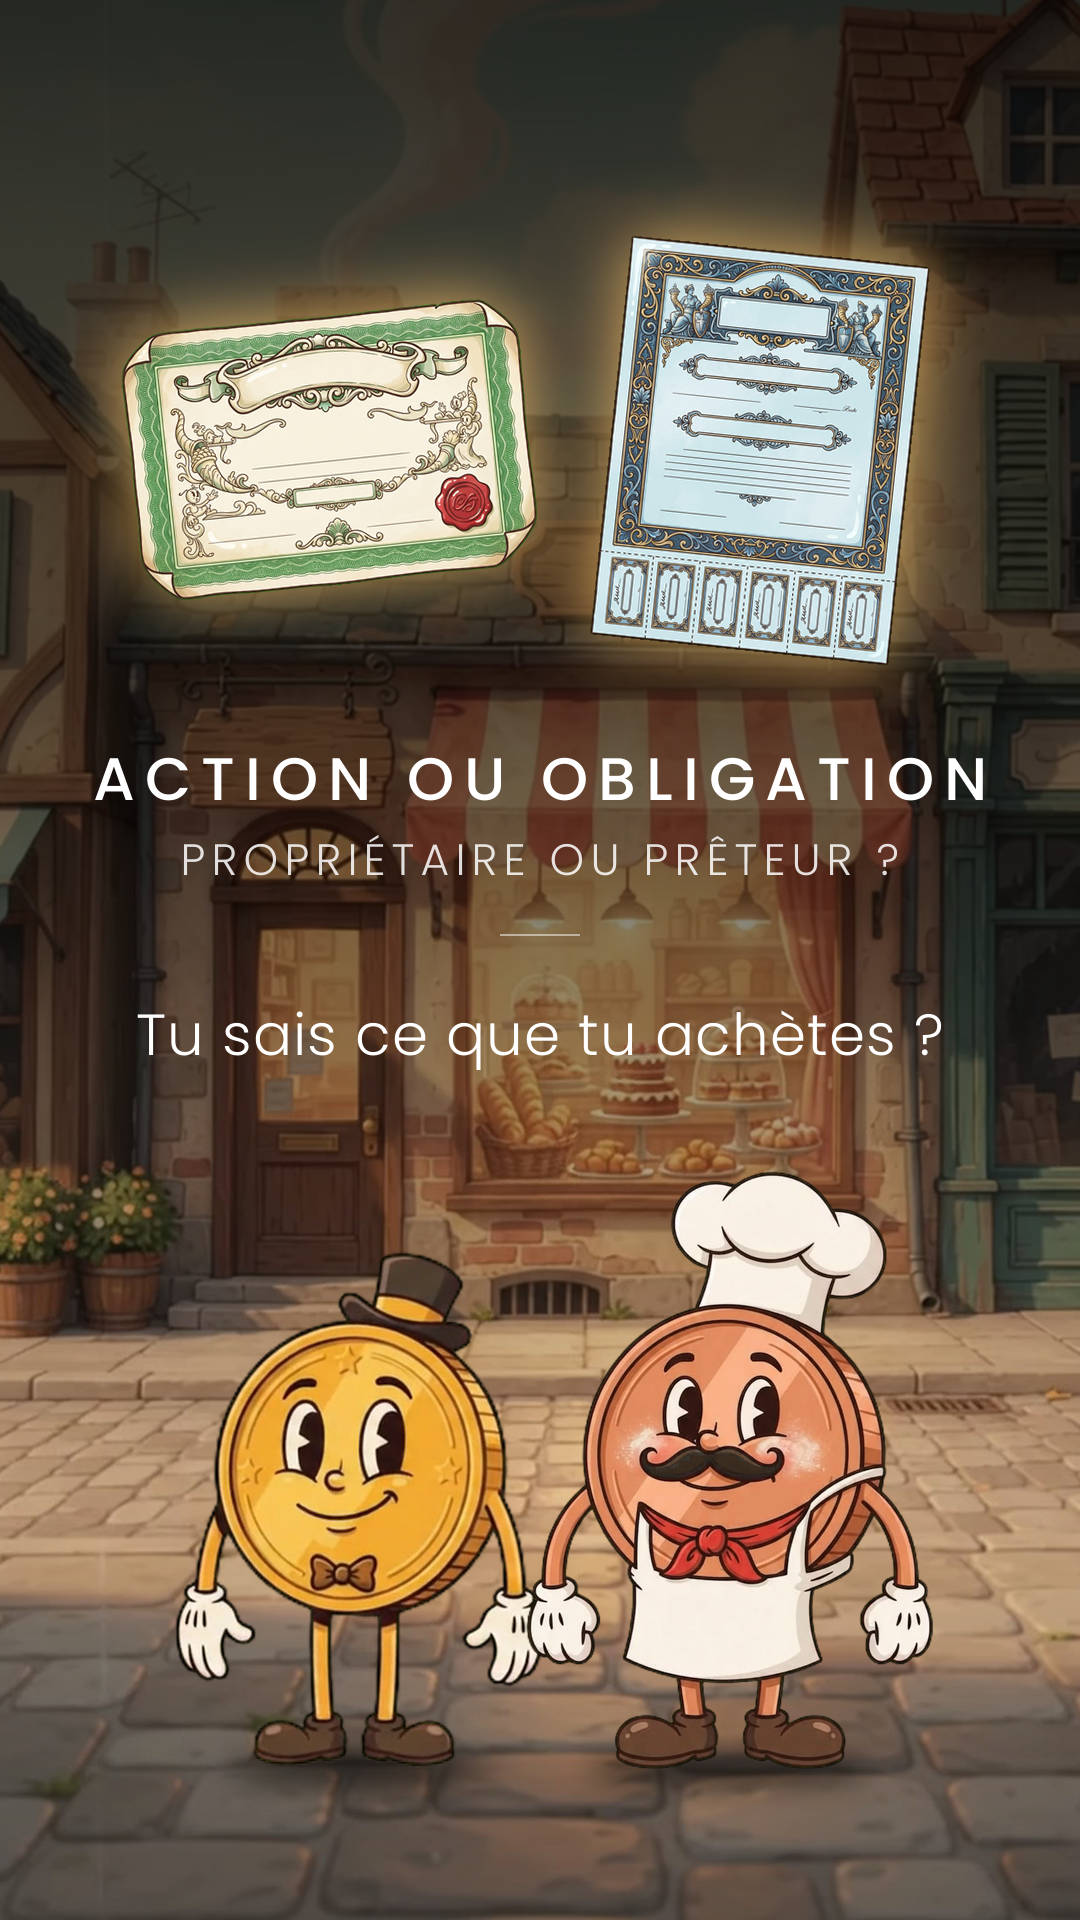

Generate this figure with Python:
"""Couverture actions / obligations, fond : la rue devant la boulangerie (demande du 11/11), certificat d'action et obligation en haut avec halo
(à la place d'un logo), nom + « PROPRIÉTAIRE OU PRÊTEUR », question, Mister Coin et le boulanger."""
import cairo, math, numpy as np, sys, os, subprocess
HERE = os.path.dirname(os.path.abspath(__file__)); ROOT = os.path.abspath(os.path.join(HERE, '..', '..'))
sys.path.insert(0, f'{ROOT}/lib'); sys.path.insert(0, f'{ROOT}/mister_coin')
from PIL import Image, ImageFilter, ImageDraw
import cards_lib as cards
from cards_lib import W, H, hx
TMP = f'{HERE}/tmp'; os.makedirs(TMP, exist_ok=True)
def still(src, n, dst):
    if not os.path.exists(dst):
        subprocess.run(['ffmpeg', '-loglevel', 'error', '-y', '-i', src, '-vf', f'select=eq(n\\,{n})', '-vframes', '1', dst], check=True)
    return Image.open(dst).convert('RGB')
def bg(c):   # décor de la rue (devant la boulangerie), assombri en haut pour la lisibilité des textes
    d = still(f'{HERE}/decors/decor_rue.mp4', 0, f'{TMP}/rue_couv.png').resize((int(W*1.2), int(H*1.2)), Image.LANCZOS)
    d = d.crop((20, 250, 20+W, 250+H))                                  # léger zoom : l'enseigne anglaise « for rent » sort du cadre
    arr = np.asarray(d).astype(np.float32); y = np.arange(H)[:, None, None]
    dark = np.interp(y, [0, 700, 1150, 1500, H], [.80, .62, .30, .05, .25])
    arr *= 1-dark; b = Image.fromarray(arr.astype(np.uint8)).convert('RGBA').tobytes('raw', 'BGRa')
    src = cairo.ImageSurface.create_for_data(bytearray(b), cairo.FORMAT_ARGB32, W, H); c.set_source_surface(src); c.paint()
cards.bg = bg
_put = cards.put
def _q(c, s_, y, fam, size, *a, **k):
    if s_ == "Et toi, tu achètes ?": s_ = "Tu sais ce que tu achètes ?"; size = cards.fit(c, s_, fam, size, 0, 900)
    return _put(c, s_, y, fam, size, *a, **k)
cards.put = _q
import veo_coin as VC
for slot, name in ((False, 'couverture.png'), (True, 'couverture_emplacement_logo.png')):
    path = f'{HERE}/{name}'; cards.card("ACTION OU OBLIGATION", slot, path, sub=("PROPRIÉTAIRE OU PRÊTEUR ?",))
    if slot: continue
    im = Image.open(path).convert('RGBA')
    def cut(src, n, dst, h):
        a, m = VC._key(np.asarray(still(src, n, dst)))
        ch = Image.fromarray(np.clip(a, 0, 255).astype(np.uint8)).convert("RGBA"); ch.putalpha(Image.fromarray((m*255).astype(np.uint8))); ch = ch.crop(ch.getbbox())
        return ch.resize((int(ch.width*h/ch.height), h), Image.LANCZOS)
    feet = 1770
    for ch, cx in ((cut(f'{ROOT}/mister_coin/veo/classique_parle_question.mp4', 30, f'{TMP}/coin_couv.png', 520), 360), (cut(f'{ROOT}/mister_coin/veo/boulanger_jongle.mp4', 0, f'{TMP}/boulanger_couv.png', 600), 730)):
        sh = Image.new('L', (W, H), 0); ImageDraw.Draw(sh).ellipse((cx-ch.width*.35, feet-16, cx+ch.width*.35, feet+14), fill=170)
        im.paste((0, 0, 0, 255), (0, 0), sh.filter(ImageFilter.GaussianBlur(14)))
        im.alpha_composite(ch, (int(cx-ch.width/2), feet-ch.height))
    def prop(n, w):
        p = Image.open(f'{HERE}/props/{n}.png').convert('RGBA'); p = p.crop(p.getbbox()); return p.resize((w, int(p.height*w/p.width)), Image.LANCZOS)
    for p, cx, rot in ((prop('certificat_action', 400), 330, 6), (prop('obligation_coupons', 300), 760, -6)):
        p = p.rotate(rot, expand=True, resample=Image.BICUBIC)
        gl = Image.new('RGBA', (p.width+200, p.height+200), 0); gl.alpha_composite(p, (100, 100)); a_ = gl.getchannel('A').filter(ImageFilter.GaussianBlur(34))
        halo = Image.new('RGBA', gl.size, (255, 200, 110, 0)); halo.putalpha(a_.point(lambda v: int(v*.85)))
        cy = 450; im.alpha_composite(halo, (cx-gl.width//2, cy-gl.height//2)); im.alpha_composite(p, (cx-p.width//2, cy-p.height//2))
    im.convert('RGB').save(path)
print('ok')
